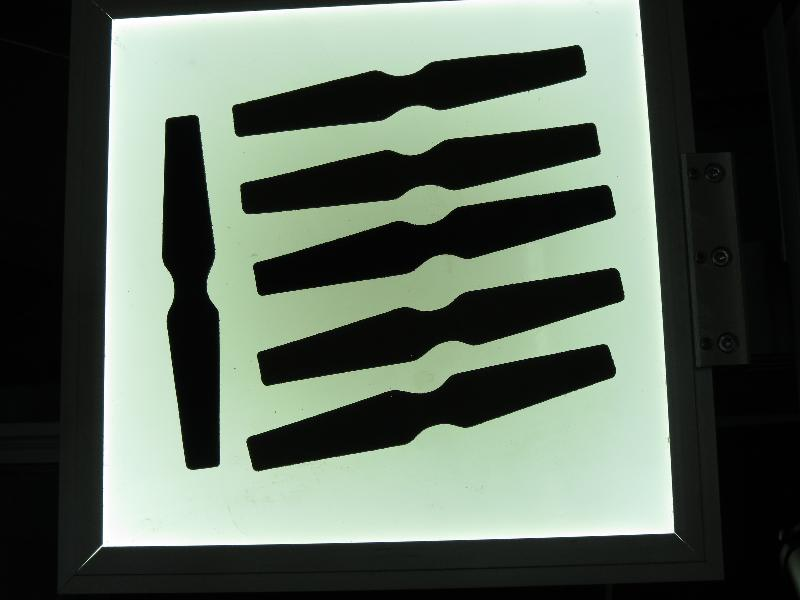
#> input picture ExtractOrientationAndVisualizeResult/test.jpg, 800 x 600 px
$ python ExtractOrientationAndVisualizeResult.py
#> lines starting #> are read from the running program, lines starting #| are printed output that depends on the picture; after the words box and inside, x2 and y2 are one past the last pixel; in counts of white or black regions, pixels touching at a corner belong together
from math import atan2, sqrt, cos, sin, pi
import cv2
import numpy as np
import matplotlib.pyplot as plt


def drawAxis(src_img, p_, q_, colour, scale):
    p = list(p_)
    q = list(q_)

    angle = atan2(p[1] - q[1], p[0] - q[0])
    hypotenuse = sqrt((p[1] - q[1]) * (p[1] - q[1]) + (p[0] - q[0]) * (p[0] - q[0]))
    q[0] = p[0] - scale * hypotenuse * cos(angle)
    q[1] = p[1] - scale * hypotenuse * sin(angle)
    cv2.line(src_img, (int(p[0]), int(p[1])), (int(q[0]), int(q[1])), colour, 1, cv2.LINE_AA)
    p[0] = q[0] + 9 * cos(angle + pi / 4)
    p[1] = q[1] + 9 * sin(angle + pi / 4)
    cv2.line(src_img, (int(p[0]), int(p[1])), (int(q[0]), int(q[1])), colour, 1, cv2.LINE_AA)
    p[0] = q[0] + 9 * cos(angle - pi / 4)
    p[1] = q[1] + 9 * sin(angle - pi / 4)
    cv2.line(src_img, (int(p[0]), int(p[1])), (int(q[0]), int(q[1])), colour, 1, cv2.LINE_AA)


def getOrientation(pts, src_img):
    sz = len(pts)
    data_pts = np.empty((sz, 2), dtype=np.float64)
    for j in range(data_pts.shape[0]):
        data_pts[j, 0] = pts[j, 0, 0]
        data_pts[j, 1] = pts[j, 0, 1]
    mean = np.empty(0)
    mean, eigenvectors, eigenvalues = cv2.PCACompute2(data_pts, mean)
    contour = (int(mean[0, 0]), int(mean[0, 1]))
    cv2.circle(src_img, contour, 3, (255, 0, 255), 2)
    p1 = (
        contour[0] + 0.02 * eigenvectors[0, 0] * eigenvalues[0, 0],
        contour[1] + 0.02 * eigenvectors[0, 1] * eigenvalues[0, 0])
    p2 = (
        contour[0] - 0.02 * eigenvectors[1, 0] * eigenvalues[1, 0],
        contour[1] - 0.02 * eigenvectors[1, 1] * eigenvalues[1, 0])
    drawAxis(src_img, contour, p1, (0, 255, 0), 1)
    drawAxis(src_img, contour, p2, (255, 255, 0), 5)
    angle = atan2(eigenvectors[0, 1], eigenvectors[0, 0])
    return angle


# img = cv2.imread('./colorful.png')
img = cv2.imread('./test.jpg')
#> img is the input picture: shape (600, 800, 3); mean B, G, R 89.1, 100.8, 89.3
gray_img = cv2.cvtColor(img, cv2.COLOR_BGR2GRAY)
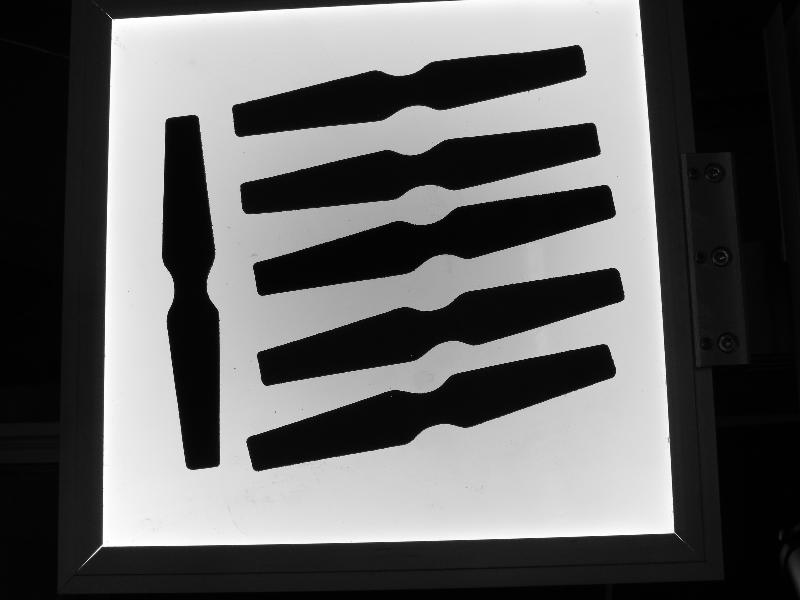
#> gray_img: shape (600, 800); min 0, max 255, mean 96
dimension = img.shape
#> dimension = (600, 800, 3)
height = dimension[0]
#> height = 600
width = dimension[1]
#> width = 800
update_img = cv2.resize(img, (width, height))

blur = cv2.GaussianBlur(gray_img, (25, 25), 0)
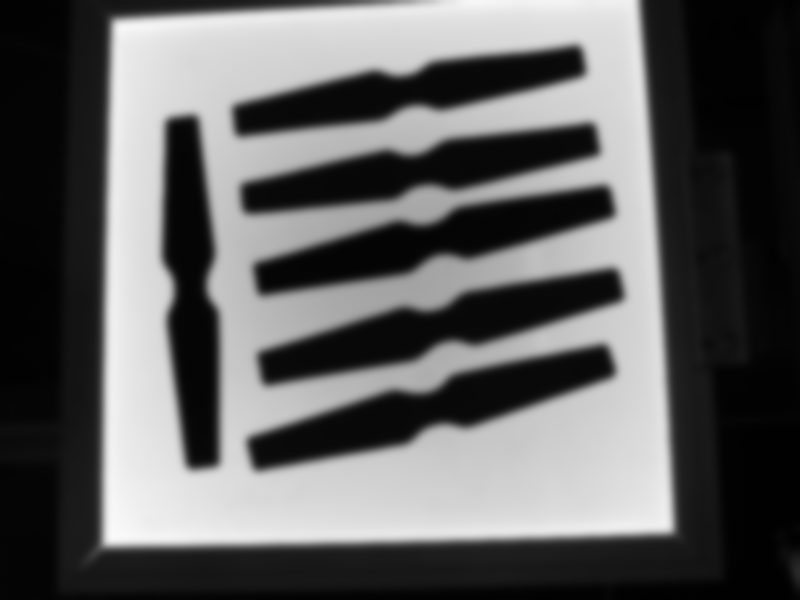
#> blur: shape (600, 800); min 1, max 250, mean 96
thresh = cv2.threshold(blur, 0, 255, cv2.THRESH_BINARY_INV + cv2.THRESH_OTSU)[1]
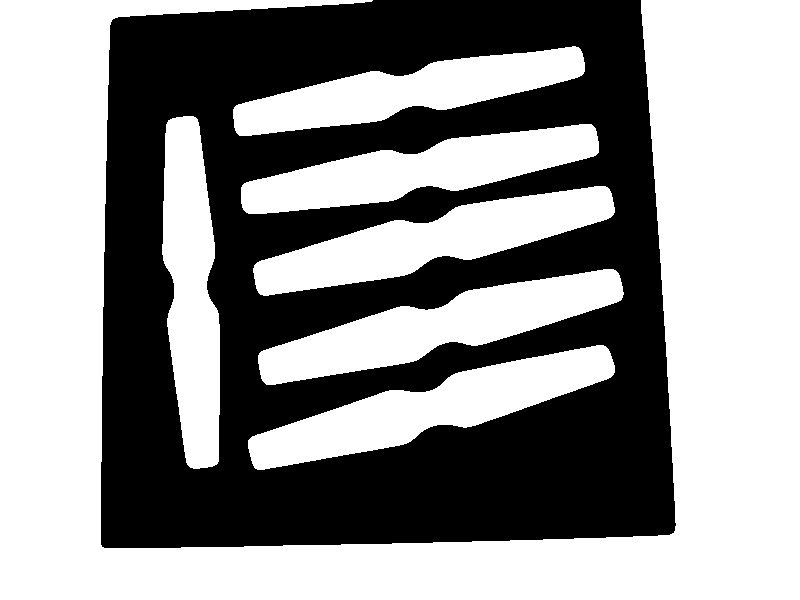
#> thresh: shape (600, 800); 57.5% white; 1 black region
contours, hierarchy = cv2.findContours(thresh, cv2.RETR_TREE, cv2.CHAIN_APPROX_NONE)
#> contours = 7 contours; box (x1, y1, x2, y2) and area: (0, 0, 800, 600) 178930, (258, 269, 624, 385) 16500, (248, 345, 615, 470) 16496, (253, 186, 615, 296) 16064, (241, 124, 599, 214) 14927, (162, 116, 220, 469) 14616, (233, 46, 585, 136) 13971
noise_kernel = cv2.getStructuringElement(cv2.MORPH_RECT, (3, 3))
opening = cv2.morphologyEx(thresh, cv2.MORPH_OPEN, noise_kernel, iterations=2)
#> opening: shape (600, 800); 57.5% white; 1 black region, box (x1, y1, x2, y2) and area: (101, 0, 676, 548) 204031
close_kernel = cv2.getStructuringElement(cv2.MORPH_RECT, (7, 7))
close_img = cv2.morphologyEx(opening, cv2.MORPH_CLOSE, close_kernel, iterations=3)
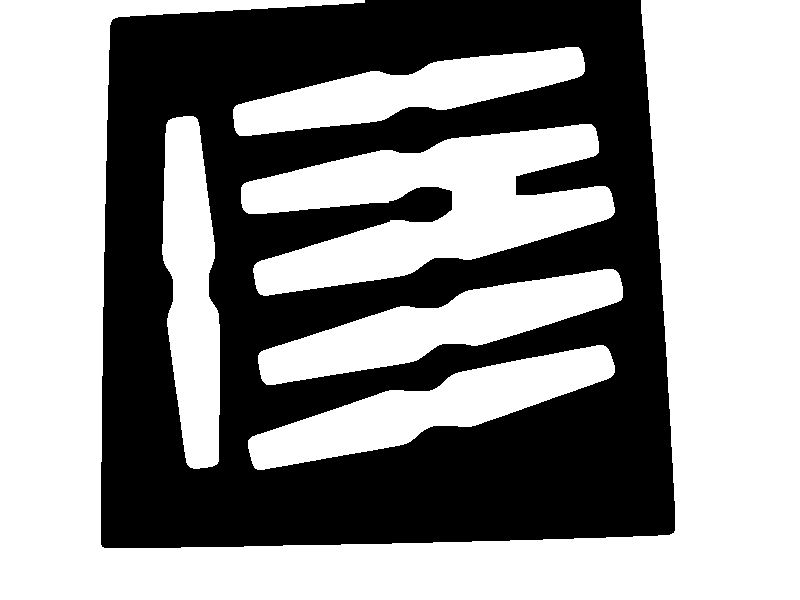
#> close_img: shape (600, 800); 57.8% white; 1 black region, box (x1, y1, x2, y2) and area: (101, 0, 675, 548) 202668

# [5 lines of commented-out code are left out]

for i, cnt in enumerate(contours):
    area = cv2.contourArea(cnt)
    # (x, y, w, h) = cv2.boundingRect(cnt)
    if area < 1e2 or 1e5 < area:
        continue
    cv2.drawContours(update_img, contours, i, (0, 0, 255), 2)
    cv2.drawContours(close_img, contours, i, (0, 0, 255), 2)
    getOrientation(cnt, update_img)
#> this loop made 7 passes
#> (area, sz in getOrientation, mean in getOrientation, eigenvectors in getOrientation, eigenvalues in getOrientation, p1 in getOrientation) on passes 1 to 5: (16496.5, 771, [[430.3, 407.6]], [[0.966, -0.257], [0.257, 0.966]], [13093.5, 471.6], (683.1, 339.7)), (16499.5, 771, [[439.8, 325.9]], [[0.972, -0.233], [0.233, 0.972]], [12927.8, 478.3], (690.4, 264.8)), (16064, 762, [[433, 239.8]], [[0.975, -0.221], [0.221, 0.975]], [12558, 466.2], (678, 183.6)), (14927, 756, [[419.5, 169.4]], [[0.986, -0.168], [0.168, 0.986]], [12120.3, 415.4], (658, 128.3)), (14615.5, 747, [[191.4, 291.8]], [[0.0608, 0.998], [0.998, -0.0608]], [11534.7, 420.5], (205, 521.3))
#> area on pass 7: 178930.5
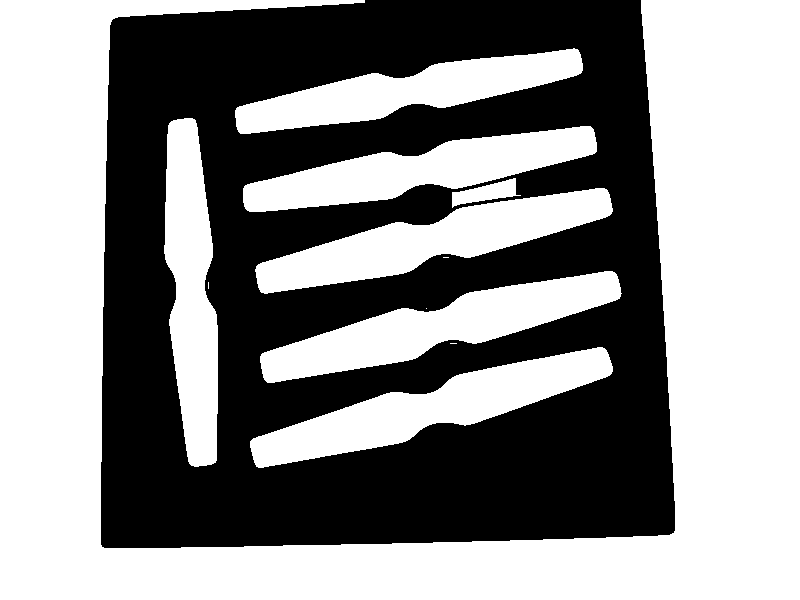
#> close_img: shape (600, 800); 55.6% white; 1 black region, box (x1, y1, x2, y2) and area: (101, 0, 675, 548) 213103
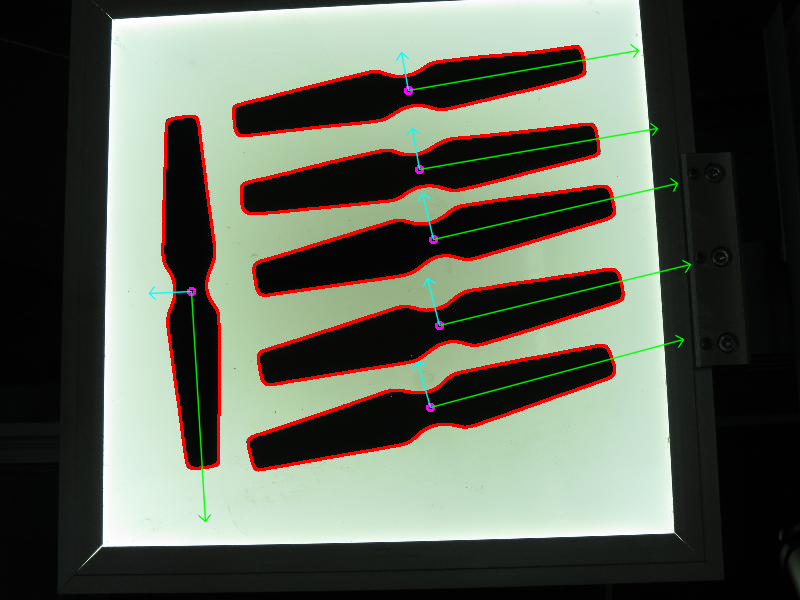
#> update_img: shape (600, 800, 3); 4.47% of pixels changed, all inside (x1, y1, x2, y2) = (148, 43, 692, 523)

hist = cv2.calcHist([close_img], [0], None, [256], [0, 256])
#> hist = 256 values, max 266897 at index 255, min 0 at index 1, mean 1875
plt.hist(close_img.ravel(), 256, [0, 256])
plt.title('Histogram')
plt.show()
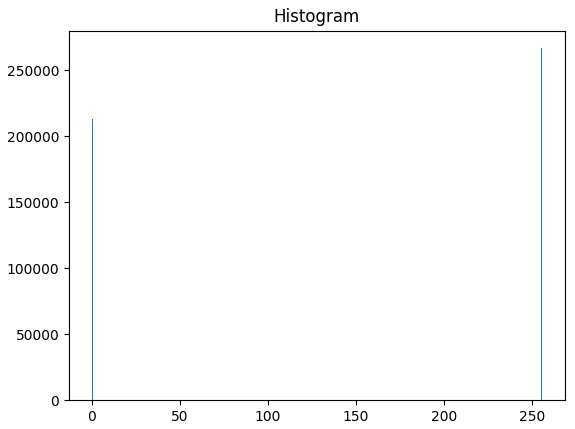
#> figure drawn by matplotlib, 1 panel; tallest bar 266897 high, from x = 255 to 256
np.savetxt('histogram.dat', hist)

cv2.imshow('Orientation & Visualize', update_img)
print('Finish Compute')
cv2.waitKey(0)
cv2.destroyAllWindows()
